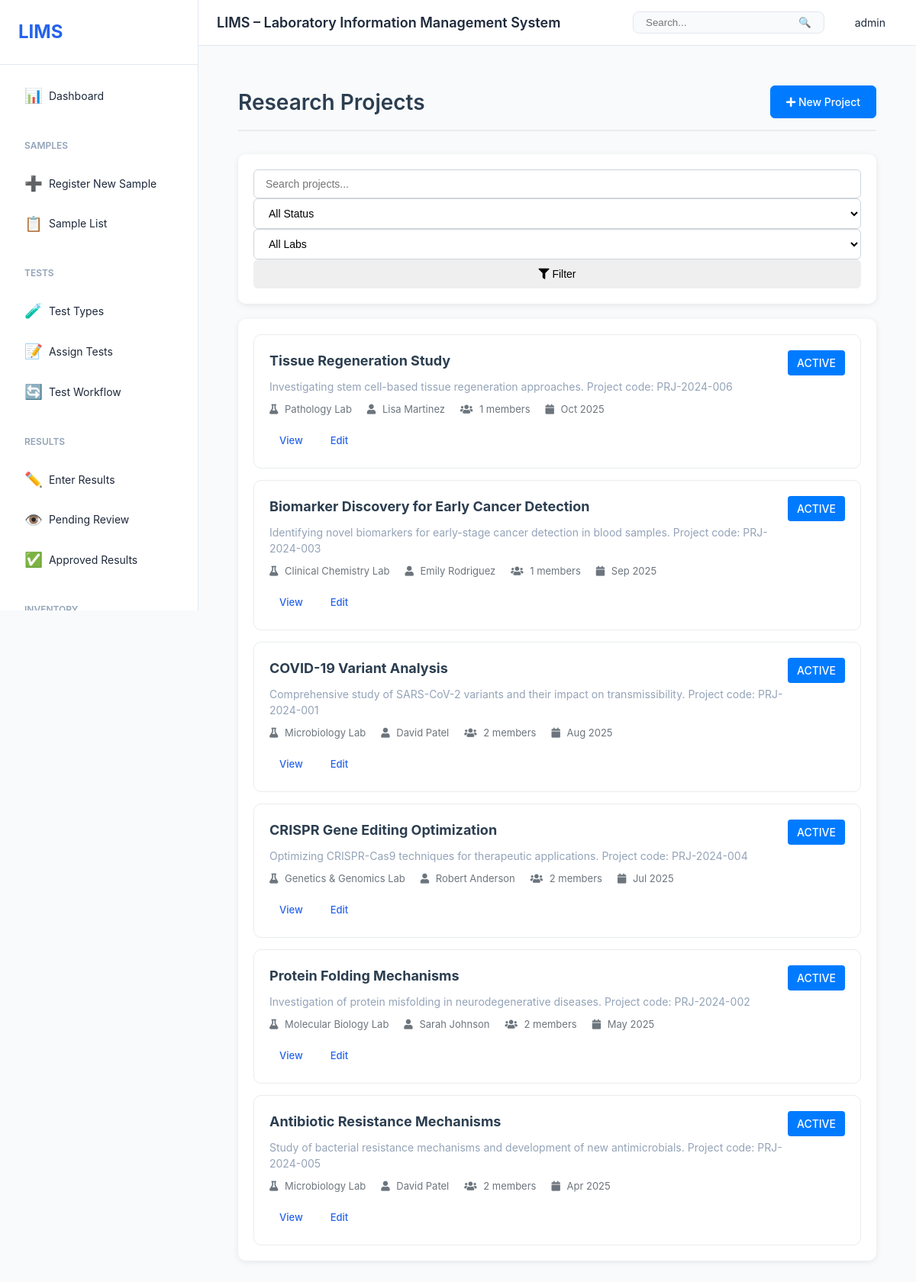
Screenshot of /labs/projects/ (signed in) with the database file from the repository.
### users/models.py (models this page shows, shortened)
class User(AbstractUser):
    role = models.ForeignKey(Role, on_delete=models.SET_NULL, null=True, blank=True)
    phone = models.CharField(max_length=20, blank=True)
    department = models.CharField(max_length=100, blank=True)
    employee_id = models.CharField(max_length=50, blank=True, unique=True)
    is_active = models.BooleanField(default=True)
    created_at = models.DateTimeField(auto_now_add=True)
    updated_at = models.DateTimeField(auto_now=True)
    class Meta:
        db_table = 'users'
        ordering = ['username']

### labs/models.py (models this page shows, shortened)
class ResearchProject(models.Model):
    STATUS_CHOICES = [
        ('active', 'Active'),
        ('completed', 'Completed'),
        ('on_hold', 'On Hold'),
    ]
    PRIORITY_CHOICES = [
        ('low', 'Low'),
        ('medium', 'Medium'),
        ('high', 'High'),
    ]
    lab = models.ForeignKey(Lab, on_delete=models.CASCADE, related_name='projects')
    title = models.CharField(max_length=300)
    summary = models.TextField(blank=True)
    principal_investigator = models.ForeignKey(
        Person,
        on_delete=models.SET_NULL,
        null=True,
        related_name='projects_led'
    )
    team_members = models.ManyToManyField(Person, related_name='projects', blank=True)
    start_date = models.DateField(null=True, blank=True)
    end_date = models.DateField(null=True, blank=True)
    status = models.CharField(max_length=20, choices=STATUS_CHOICES, default='active')
    priority = models.CharField(max_length=20, choices=PRIORITY_CHOICES, default='medium')
    funding_source = models.CharField(max_length=200, blank=True)
    budget = models.DecimalField(max_digits=12, decimal_places=2, null=True, blank=True)
    notes = models.TextField(blank=True)
    created_at = models.DateTimeField(auto_now_add=True)
    updated_at = models.DateTimeField(auto_now=True)
    class Meta:
        ordering = ['-start_date', 'title']
        verbose_name = 'Research Project'
        verbose_name_plural = 'Research Projects'
    @property
    def is_overdue(self):
        if self.end_date and self.status == 'active':
            from datetime import date
            return date.today() > self.end_date
        return False

class Lab(models.Model):
    name = models.CharField(max_length=200, unique=True)
    code = models.CharField(max_length=50, unique=True, help_text="Lab identifier code")
    description = models.TextField(blank=True)
    location = models.CharField(max_length=200, blank=True)
    head_of_lab = models.ForeignKey(
        'Person',
        on_delete=models.SET_NULL,
        null=True,
        blank=True,
        related_name='labs_headed'
    )
    research_focus = models.TextField(blank=True, help_text="Main research areas")
    established_date = models.DateField(null=True, blank=True)
    is_active = models.BooleanField(default=True)
    created_at = models.DateTimeField(auto_now_add=True)
    updated_at = models.DateTimeField(auto_now=True)
    class Meta:
        ordering = ['name']
        verbose_name = 'Laboratory'
        verbose_name_plural = 'Laboratories'

class Person(models.Model):
    ROLE_CHOICES = [
        ('lab_manager', 'Lab Manager'),
        ('researcher', 'Researcher'),
        ('assistant', 'Assistant'),
        ('student', 'Student'),
    ]
    user = models.OneToOneField(settings.AUTH_USER_MODEL, on_delete=models.CASCADE, null=True, blank=True)
    first_name = models.CharField(max_length=100)
    last_name = models.CharField(max_length=100)
    email = models.EmailField(unique=True, validators=[EmailValidator()])
    phone = models.CharField(max_length=20, blank=True)
    position = models.CharField(max_length=100, blank=True)
    role = models.CharField(max_length=20, choices=ROLE_CHOICES, default='researcher')
    orcid = models.CharField(max_length=50, blank=True, help_text="ORCID identifier")
    skills = models.TextField(blank=True, help_text="Comma-separated skills")
    lab = models.ForeignKey(
        Lab,
        on_delete=models.SET_NULL,
        null=True,
        blank=True,
        related_name='members'
    )
    is_active = models.BooleanField(default=True)
    joined_date = models.DateField(null=True, blank=True)
    photo = models.ImageField(upload_to='person_photos/', blank=True, null=True)
    created_at = models.DateTimeField(auto_now_add=True)
    updated_at = models.DateTimeField(auto_now=True)
    class Meta:
        ordering = ['last_name', 'first_name']
        verbose_name = 'Person'
        verbose_name_plural = 'People'
    @property
    def full_name(self):
        return f"{self.first_name} {self.last_name}"

### labs/views.py (the view)
# urls.py: path('projects/', views.project_list, name='project_list'),
@login_required
def project_list(request):
    query = request.GET.get('q', '')
    status = request.GET.get('status', '')
    lab_id = request.GET.get('lab', '')
    projects = ResearchProject.objects.all()
    if query:
        projects = projects.filter(
            Q(title__icontains=query) |
            Q(summary__icontains=query)
        )
    if status:
        projects = projects.filter(status=status)
    if lab_id:
        projects = projects.filter(lab_id=lab_id)
    labs = Lab.objects.all()
    context = {
        'projects': projects,
        'query': query,
        'status': status,
        'lab_id': lab_id,
        'labs': labs,
        'status_choices': ResearchProject.STATUS_CHOICES,
    }
    return render(request, 'labs/project_list.html', context)

### templates/labs/project_list.html (shortened to what this page needs)
{% extends "base.html" %}
{% load static %}
{% block content %}
<div class="labs-container">
    <div class="page-header">
        <h1>Research Projects</h1>
        <a href="{% url 'labs:project_create' %}" class="btn btn-primary">
            <i class="fas fa-plus"></i> New Project
        </a>
    </div>
    <div class="card mb-4">
        <div class="card-body">
            <form method="get" class="row">
                <div class="col-md-4">
                    <input type="text" name="q" class="form-control" placeholder="Search projects..." value="{{ query }}">
                </div>
                <div class="col-md-3">
                    <select name="status" class="form-control">
                        <option value="">All Status</option>
                    </select>
                </div>
                <div class="col-md-3">
                    <select name="lab" class="form-control">
                        <option value="">All Labs</option>
                    </select>
                </div>
                <div class="col-md-2">
                    <button type="submit" class="btn btn-outline-primary btn-block">
                        <i class="fas fa-filter"></i> Filter
                    </button>
                </div>
            </form>
        </div>
    </div>
    <div class="card">
        <div class="card-body">
            {% if projects %}
                <div class="projects-list">
                    {% for project in projects %}
                        <div class="project-item">
                            <div class="project-item-header">
                                <div>
                                    <h5>
                                        <a href="{% url 'labs:project_detail' project.pk %}">{{ project.title }}</a>
                                    </h5>
                                    <p class="text-muted mb-2">{{ project.summary|truncatewords:30 }}</p>
                                </div>
                                <span class="badge badge-{{ project.status }} badge-lg">{{ project.get_status_display }}</span>
                            </div>
                            <div class="project-item-meta">
                                <span><i class="fas fa-flask"></i> {{ project.lab.name }}</span>
                                <span><i class="fas fa-user"></i> {{ project.principal_investigator.full_name|default:"No PI" }}</span>
                                <span><i class="fas fa-users"></i> {{ project.team_members.count }} members</span>
                                <span><i class="fas fa-calendar"></i> {{ project.start_date|date:"M Y"|default:"—" }}</span>
                            </div>
                            <div class="project-item-actions">
                                <a href="{% url 'labs:project_detail' project.pk %}" class="btn btn-sm btn-outline-primary">View</a>
                                <a href="{% url 'labs:project_update' project.pk %}" class="btn btn-sm btn-outline-secondary">Edit</a>
                            </div>
                        </div>
                    {% endfor %}
                </div>
            {% else %}
                <div class="empty-state">
                    <i class="fas fa-project-diagram fa-3x text-muted"></i>
                    <p class="mt-3">No projects found</p>
                    <a href="{% url 'labs:project_create' %}" class="btn btn-primary">Create First Project</a>
                </div>
            {% endif %}
        </div>
    </div>
</div>
{% endblock %}

### templates/base.html (shortened to what this page needs)
{% load static %}
<!DOCTYPE html>
<html lang="en">
<head>
    <link rel="stylesheet" href="{% static 'css/style.css' %}">
    <link rel="stylesheet" href="{% static 'css/labs.css' %}">
    <link rel="stylesheet" href="https://cdnjs.cloudflare.com/ajax/libs/font-awesome/5.15.4/css/all.min.css">
</head>
<body>
    <div class="layout">
        <aside class="sidebar" id="sidebar">
            <div class="sidebar-header">
                <h2>LIMS</h2>
            </div>
            <nav class="sidebar-nav">
                <a href="{% url 'dashboard:dashboard' %}" class="nav-item {% if request.resolver_match.url_name == 'dashboard' %}active{% endif %}">
                    <span class="icon">📊</span>
                    <span>Dashboard</span>
                </a>
                <div class="nav-group">
                    <div class="nav-group-title">Samples</div>
                    <a href="{% url 'samples:sample_create' %}" class="nav-item">
                        <span class="icon">➕</span>
                        <span>Register New Sample</span>
                    </a>
                    <a href="{% url 'samples:sample_list' %}" class="nav-item">
                        <span class="icon">📋</span>
                        <span>Sample List</span>
                    </a>
                </div>
                <div class="nav-group">
                    <div class="nav-group-title">Tests</div>
                    <a href="{% url 'tests:test_type_list' %}" class="nav-item">
                        <span class="icon">🧪</span>
                        <span>Test Types</span>
                    </a>
                    <a href="{% url 'tests:assign_test' %}" class="nav-item">
                        <span class="icon">📝</span>
                        <span>Assign Tests</span>
                    </a>
                    <a href="{% url 'tests:test_workflow' %}" class="nav-item">
                        <span class="icon">🔄</span>
                        <span>Test Workflow</span>
                    </a>
                </div>
                <div class="nav-group">
                    <div class="nav-group-title">Results</div>
                    <a href="{% url 'results:result_list' %}" class="nav-item">
                        <span class="icon">✏️</span>
                        <span>Enter Results</span>
                    </a>
                    <a href="{% url 'results:review_results' %}" class="nav-item">
                        <span class="icon">👁️</span>
                        <span>Pending Review</span>
                    </a>
                    <a href="{% url 'results:approved_results' %}" class="nav-item">
                        <span class="icon">✅</span>
                        <span>Approved Results</span>
                    </a>
                </div>
                <div class="nav-group">
                    <div class="nav-group-title">Inventory</div>
                </div>
            </nav>
        </aside>
        <div class="main-content">
            <header class="top-header">
                <div class="header-left">
                    <h1>LIMS – Laboratory Information Management System</h1>
                </div>
                <div class="header-right">
                    <div class="search-box">
                        <input type="text" placeholder="Search..." id="globalSearch">
                        <button>🔍</button>
                    </div>
                    <div class="user-menu">
                        <span>{{ user.get_full_name|default:user.username }}</span>
                    </div>
                </div>
            </header>
            <div class="page-content">
                {% block content %}{% endblock %}
            </div>
        </div>
    </div>
</body>
</html>

### rows the page displays
User: get_full_name "admin"
ResearchProject: title "Tissue Regeneration Study", summary "Investigating stem cell-based tissue regeneration approaches. Project code: PRJ-2024-006", status "ACTIVE", lab.name "Pathology Lab", principal_investigator.full_name "Lisa Martinez", team_members.count "1", start_date "Oct 2025"
ResearchProject: title "Biomarker Discovery for Early Cancer Detection", summary "Identifying novel biomarkers for early-stage cancer detection in blood samples. Project code: PRJ-2024-003", status "ACTIVE", lab.name "Clinical Chemistry Lab", principal_investigator.full_name "Emily Rodriguez", team_members.count "1", start_date "Sep 2025"
ResearchProject: title "COVID-19 Variant Analysis", summary "Comprehensive study of SARS-CoV-2 variants and their impact on transmissibility. Project code: PRJ-2024-001", status "ACTIVE", lab.name "Microbiology Lab", principal_investigator.full_name "David Patel", team_members.count "2", start_date "Aug 2025"
ResearchProject: title "CRISPR Gene Editing Optimization", summary "Optimizing CRISPR-Cas9 techniques for therapeutic applications. Project code: PRJ-2024-004", status "ACTIVE", lab.name "Genetics & Genomics Lab", principal_investigator.full_name "Robert Anderson", team_members.count "2", start_date "Jul 2025"
ResearchProject: title "Protein Folding Mechanisms", summary "Investigation of protein misfolding in neurodegenerative diseases. Project code: PRJ-2024-002", status "ACTIVE", lab.name "Molecular Biology Lab", principal_investigator.full_name "Sarah Johnson", team_members.count "2", start_date "May 2025"
ResearchProject: title "Antibiotic Resistance Mechanisms", summary "Study of bacterial resistance mechanisms and development of new antimicrobials. Project code: PRJ-2024-005", status "ACTIVE", lab.name "Microbiology Lab", principal_investigator.full_name "David Patel", team_members.count "2", start_date "Apr 2025"
